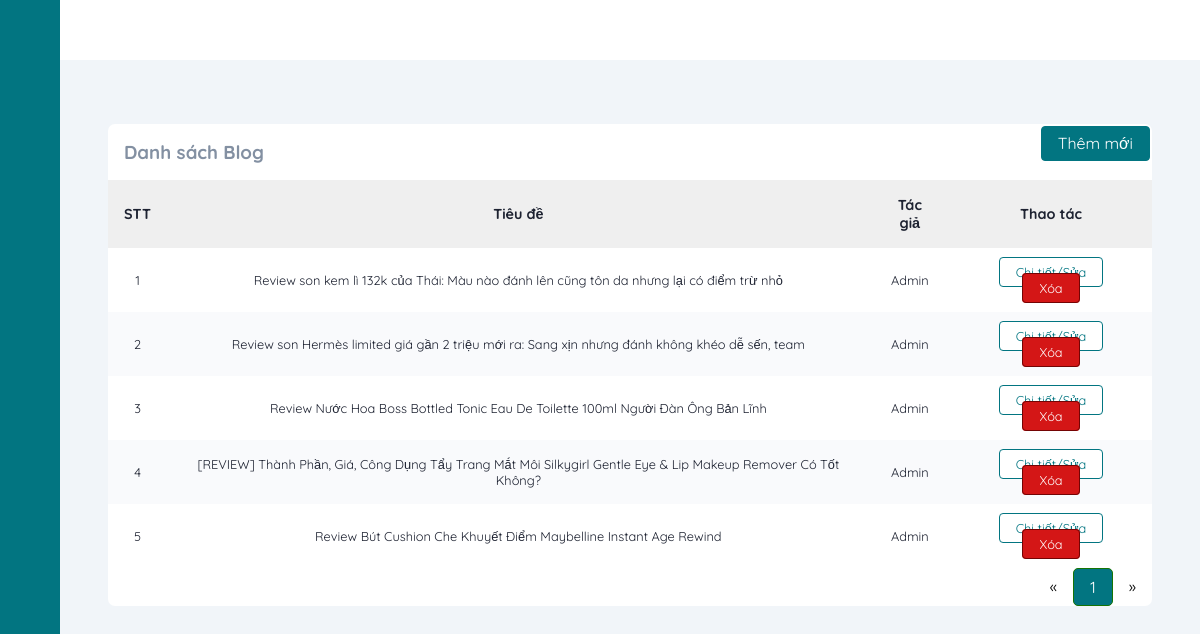
The page /blogManage?page=1 (signed in) on the database its author committed.
### tables this page shows
CREATE TABLE `blog` (
  `id` int(11) NOT NULL,
  `title` varchar(500) NOT NULL,
  `content` text NOT NULL,
  `image` varchar(100) NOT NULL,
  `userId` int(11) NOT NULL,
  `createdDate` datetime NOT NULL,
  `lastUpdated` datetime NOT NULL,
  `views` int(11) NOT NULL
);

CREATE TABLE `users` (
  `id` int(11) NOT NULL,
  `fullName` varchar(255) NOT NULL,
  `email` varchar(255) NOT NULL,
  `dob` date NOT NULL,
  `address` varchar(500) NOT NULL,
  `password` varchar(255) NOT NULL,
  `roleId` int(11) NOT NULL,
  `status` tinyint(1) NOT NULL,
  `captcha` varchar(50) NOT NULL,
  `isConfirmed` tinyint(4) NOT NULL DEFAULT 0,
  `phone` varchar(10) NOT NULL,
  `provinceId` varchar(5) NOT NULL,
  `districtId` varchar(5) NOT NULL,
  `wardId` varchar(5) NOT NULL
);

### mvc/core/ControllerBase.php (called while the page is built, shortened)
<?php
class ControllerBase{
    public function view($view, $data=[]){
        require_once "./mvc/views/".$view.".php";
    }
}
?>

### mvc/controllers/blogManage.php (called while the page is built, shortened)
<?php
class blogManage extends ControllerBase
{
    public function index($page = 1)
    {
        $blog = $this->model("blogModel");
        $blogList = ($blog->getAll($page['page']))->fetch_all(MYSQLI_ASSOC);
        $countPaging = $blog->getCountPaging(8);
        $this->view("admin/blog", [
            "headTitle" => "Quản lý Blog",
            "blogList" => $blogList,
            'countPaging' => $countPaging
        ]);
    }
}

### mvc/core/App.php (called while the page is built, shortened)
<?php
class App
{
    protected $action = "Index";
    function __construct()
    {
        $arr = $this->UrlProcess();
        if (file_exists("./mvc/controllers/" . $arr[0] . ".php")) {
            unset($arr[0]);
        }
        $this->controller = new $this->controller;
        $this->params = $arr ? array_values($arr) : [];
        array_push($this->params, $_GET);
        call_user_func_array([$this->controller, $this->action], $this->params);
    }
    function UrlProcess()
    {
        if (isset($_GET["url"])) {
            return explode("/", filter_var(trim($_GET["url"], "/")));
        }
    }
}

### index.php (called while the page is built, shortened)
<?php
$myApp = new App();
?>

### mvc/core/DB.php (called while the page is built, shortened)
<?php
class DB{
    private static $instance = null;
    protected $servername = "localhost";
    protected $username = "root";
    protected $password = "";
    private function __construct(){
        $this->con = mysqli_connect($this->servername, $this->username, $this->password);
    }
    public static function getInstance()
    {
      if(!self::$instance)
      {
        self::$instance = new DB();
      }
      return self::$instance;
    }
}
?>

### mvc/models/blogModel.php (called while the page is built, shortened)
<?php
class blogModel
{
    private static $instance = null;
    public static function getInstance()
    {
        if (!self::$instance) {
            self::$instance = new blogModel();
        }
        return self::$instance;
    }
    public function getAll($page = 1, $total = 8)
    {
        $tmp = ($page - 1) * $total;
        $db = DB::getInstance();
        $sql = "SELECT b.id, b.title, b.content, b.image, b.createdDate, u.fullName as author, b.views FROM blog b JOIN users u ON b.userId = u.id LIMIT $tmp,$total";
        $result = mysqli_query($db->con, $sql);
        return $result;
    }
}

### mvc/views/admin/blog.php (the view, shortened to what this page needs)
<?php require APP_ROOT . '/views/admin/inc/head.php'; ?>
<body>
    <?php require APP_ROOT . '/views/admin/inc/sidebar.php'; ?>
    <div class="main-content">
        <main>
            <section class="recent">
                <div class="activity-grid">
                    <div class="activity-card">
                        <a href="<?= URL_ROOT . '/blogManage/add' ?>" class="button right">Thêm mới</a>
                        <h3>Danh sách Blog</h3>
                        <div class="table-responsive">
                            <table>
                                <thead>
                                    <tr>
                                        <th>STT</th>
                                        <th>Tiêu đề</th>
                                        <th>Tác giả</th>
                                        <th>Thao tác</th>
                                    </tr>
                                </thead>
                                <tbody>
                                    <?php
                                    $count = 0;
                                    foreach ($data['blogList'] as $key => $value) {
                                    ?>
                                        <tr>
                                            <td><?= ++$count ?></td>
                                            <td><?= $value['title'] ?></td>
                                            <td><?= $value['author'] ?></td>
                                            <td>
                                                <a class="button-normal" href="<?= URL_ROOT . '/blogManage/edit/' . $value['id'] ?>">Chi tiết/Sửa</a>
                                                <a class="button-red" href="<?= URL_ROOT . '/blogManage/delete/' . $value['id'] ?>">Xóa</a>
                                            </td>
                                        </tr>
                                    <?php }
                                    ?>
                                </tbody>
                            </table>
                        </div>
                        <div class="pagination">
                            <a href="<?= URL_ROOT ?>/blogManage?page=<?= (isset($_GET['page'])) ? (($_GET['page'] <= 1) ? 1 : $_GET['page'] - 1) : 1 ?>">&laquo;</a>
                            <?php
                            for ($i = 1; $i <= $data['countPaging']; $i++) {
                                if (isset($_GET['page'])) {
                                    if ($i == $_GET['page']) { ?>
                                        <a class="active" href="<?= URL_ROOT ?>/blogManage?page=<?= $i ?>"><?= $i ?></a>
                                    <?php } else { ?>
                                        <a href="<?= URL_ROOT ?>/blogManage?page=<?= $i ?>"><?= $i ?></a>
                                    <?php  }
                                } ?>
                            <?php }
                            ?>
                            <a href="<?= URL_ROOT ?>/blogManage?page=<?= (isset($_GET['page'])) ? ($_GET['page'] == $data['countPaging'] ? $_GET['page'] : $_GET['page'] + 1) : 2 ?>">&raquo;</a>
                        </div>
                    </div>
                </div>
            </section>
        </main>
    </div>
</body>
</html>

### public/css/admin.css (style rules this page uses)
:root { --main-color: #027581; --color-dark: #1D2231; --text-grey: #8390A2; }
* { font-family: 'Quicksand', sans-serif; margin: 0; padding: 0; text-decoration: none; list-style-type: none; box-sizing: border-box; }
.main-content { position: relative; margin-left: 240px; transition: margin-left 500ms; }
main { margin-top: 60px; background: #f1f5f9; min-height: 90vh; padding: 1rem 3rem; }
.recent { margin-top: 3rem; margin-bottom: 3rem; }
.activity-grid { display: grid; grid-template-columns: 100% 25%; grid-column-gap: 1.5rem; }
.activity-card, .summary-card, .bday-card { background: #fff; border-radius: 7px; }
.activity-card h3 { color: var(--text-grey); margin: 1rem; }
.activity-card table { width: 100%; border-collapse: collapse; }
.activity-card thead { background: #efefef; text-align: left; }
th, td { font-size: .9rem; padding: 1rem 1rem; color: var(--color-dark); text-align: center; }
td { font-size: .8rem; }
tbody tr:nth-child(even) { background: #f9fafc; }
.button { background: var(--main-color); color: #fff; border: 1px solid var(--main-color); border-radius: 4px; padding: .4rem 1rem; margin: 2px 2px; }
.button-red { background: rgb(212, 22, 22); color: #fff; border: 1px solid rgb(116, 4, 4); border-radius: 4px; padding: .4rem 1rem; margin: 2px 2px; }
.button-normal { background: white; color: var(--main-color); border: 1px solid var(--main-color); border-radius: 4px; padding: .4rem 1rem; margin: 2px 2px; }
.table-responsive { overflow-x: auto; }
@media only screen and (max-width: 1200px) { .main-content { margin-left: 60px; } }
.right { float: right; }
.active { background: rgb(9, 136, 20); color: #fff; border: 1px solid rgb(23, 116, 4); padding: 5px; border-radius: 20px; }
.pagination { float: right; }
.pagination a { color: black; float: left; padding: 8px 16px; text-decoration: none; }
.pagination a.active { background-color: #027581; color: white; border-radius: 5px; }

### rows shown on the page
blog: title "Review son kem lì 132k của Thái: Màu nào đánh lên cũng tôn da nhưng lại có điểm trừ nhỏ", userId.fullName "Admin"
blog: title "Review son Hermès limited giá gần 2 triệu mới ra: Sang xịn nhưng đánh không khéo dễ sến, team", userId.fullName "Admin"
blog: title "Review Nước Hoa Boss Bottled Tonic Eau De Toilette 100ml Người Đàn Ông Bản Lĩnh", userId.fullName "Admin"
blog: title "[REVIEW] Thành Phần, Giá, Công Dụng Tẩy Trang Mắt Môi Silkygirl Gentle Eye & Lip Makeup Remover Có Tốt Không?", userId.fullName "Admin"
blog: title "Review Bút Cushion Che Khuyết Điểm Maybelline Instant Age Rewind", userId.fullName "Admin"
